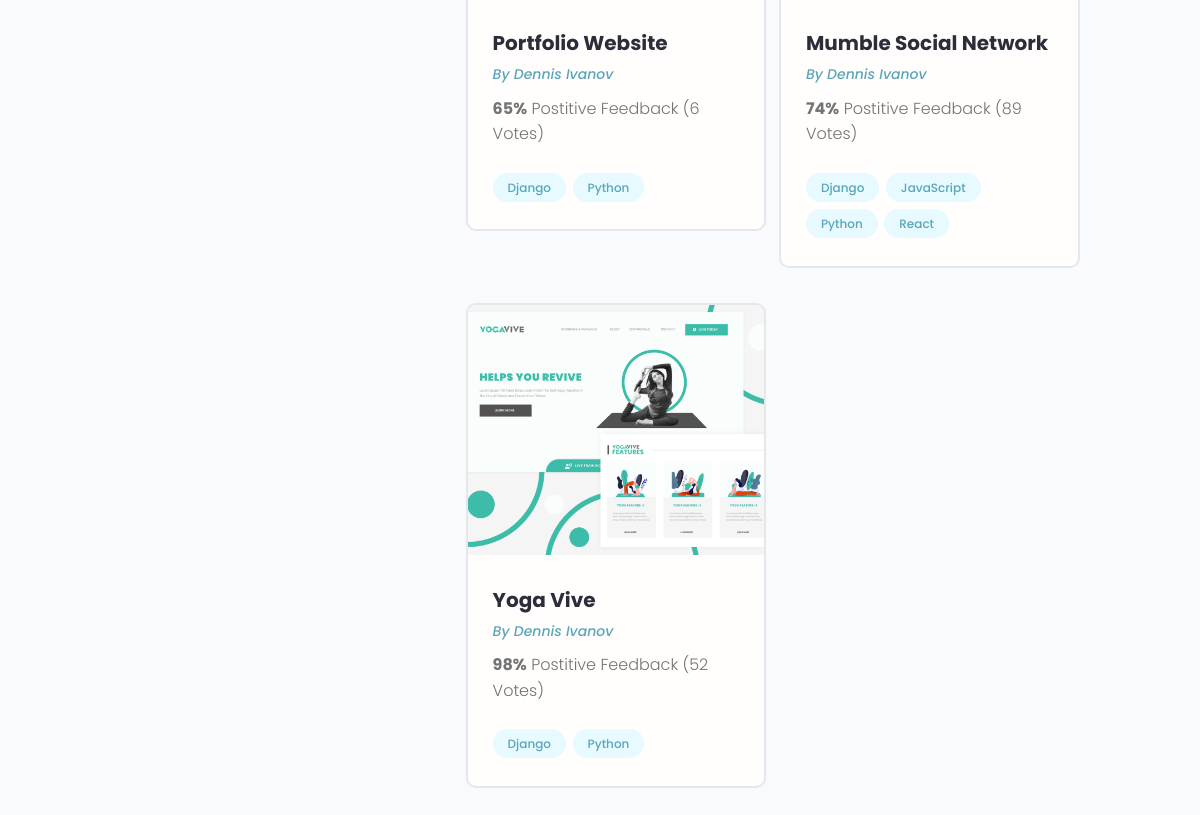
Page /profile/e050d2f6-7ab6-48ae-a754-93a82a2df4da (lower part) on the earlier database version.
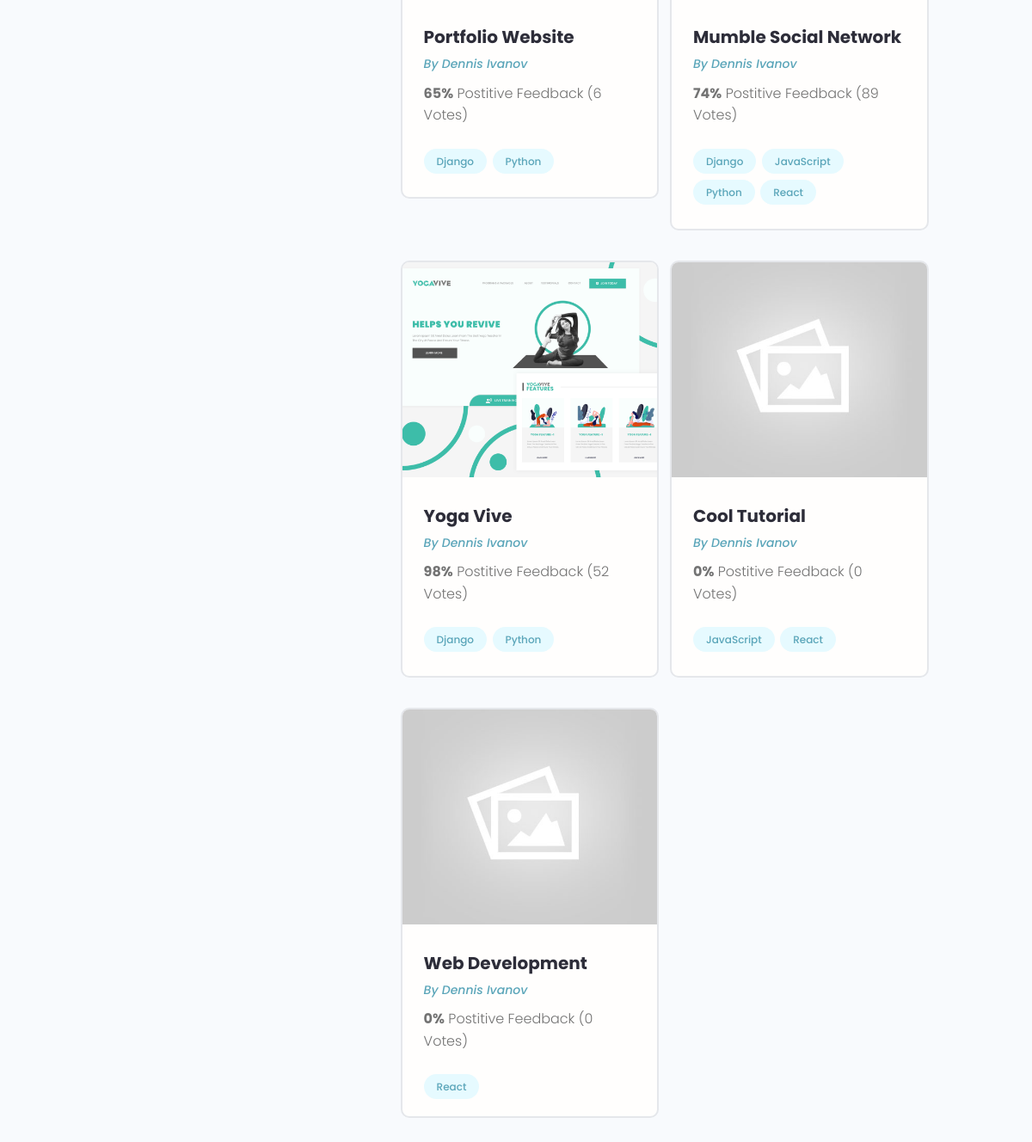
Same page on the later database version.
### projects/models.py (models this page shows, shortened)
class Project(models.Model):
    owner = models.ForeignKey(Profile, null=True, blank=True, on_delete=models.SET_NULL)
    title = models.CharField(max_length=200)
    description = models.TextField(null=True, blank=True)
    featured_image = models.ImageField(null=True, blank=True, default="default.jpg")
    demo_link = models.CharField(max_length=2000, null=True, blank=True)
    source_link = models.CharField(max_length=2000, null=True, blank=True)
    tags = models.ManyToManyField('Tag', blank=True)
    vote_total = models.IntegerField(default=0, null=True, blank=True)
    vote_ratio = models.IntegerField(default=0, null=True, blank=True)
    created = models.DateTimeField(auto_now_add=True)
    id = models.UUIDField(default=uuid.uuid4, unique=True, primary_key=True, editable=False)

class Tag(models.Model):
    name = models.CharField(max_length=200)
    created = models.DateTimeField(auto_now_add=True)
    id = models.UUIDField(default=uuid.uuid4, unique=True, primary_key=True, editable=False)
    def __str__(self):
        return self.name

### users/models.py (models this page shows, shortened)
class Profile(models.Model):
    user = models.OneToOneField(User, on_delete=models.CASCADE, null=True, blank=True)
    name = models.CharField(max_length=200, blank=True, null=True)
    email = models.EmailField(max_length=500, blank=True, null=True)
    username = models.CharField(max_length=200, blank=True, null=True)
    location = models.CharField(max_length=200, blank=True, null=True)
    short_intro = models.CharField(max_length=200, blank=True, null=True)
    bio = models.TextField(blank=True, null=True)
    profile_image = models.ImageField(null=True, blank=True, upload_to='profiles/', default="profiles/user-default.png")
    social_github = models.CharField(max_length=200, blank=True, null=True)
    social_twitter = models.CharField(max_length=200, blank=True, null=True)
    social_linkedin = models.CharField(max_length=200, blank=True, null=True)
    social_youtube = models.CharField(max_length=200, blank=True, null=True)
    social_website = models.CharField(max_length=200, blank=True, null=True)
    created = models.DateTimeField(auto_now_add=True)
    id = models.UUIDField(default=uuid.uuid4, unique=True, primary_key=True, editable=False)

### users/views.py (the view)
# urls.py: path('profile/<str:pk>', views.userProfile, name="user-profile"),
def userProfile(request, pk):
    profile = Profile.objects.get(id=pk)
    topSkills = profile.skill_set.exclude(description__exact="")
    otherSkills = profile.skill_set.filter(description="")
    context = {'profile' : profile, 'topSkills' : topSkills, 'otherSkills' : otherSkills}
    return render(request, 'users/user-profile.html', context)

### users/templates/users/user-profile.html (shortened to what this page needs)
{% extends 'main.html' %}
{% block content %}
<main class="profile my-md">
    <div class="container">
      <div class="layout">
        <div class="column column--1of3">
        </div>
        <div class="column column--2of3">
          <div class="devInfo">
            <div class="grid grid--two">
            {%for project in profile.project_set.all %}
              <div class="column">
                <div class="card project">
                  <a href="{% url 'project' project.id %}" class="project">
                    <img class="project__thumbnail" src="{{ project.featured_image.url }}" alt="project thumbnail" />
                    <div class="card__body">
                      <h3 class="project__title">{{ project.title }}</h3>
                      <p><a class="project__author" href="{% url 'user-profile' project.owner.id %}">By {{ project.owner.name }}</a></p>
                      <p class="project--rating">
                        <span style="font-weight: bold;">{{ project.vote_ratio }}%</span> Postitive
                        Feedback ({{project.vote_total}} Vote{{project.vote_total|pluralize:"s"}})
                      </p>
                      <div class="project__tags">
                        {% for tag in project.tags.all %}
                        <span class="tag tag--pill tag--main">
                          <small>{{ tag }}</small>
                        </span>
                        {% endfor %}
                      </div>
                    </div>
                  </a>
                </div>
              </div>
            {% endfor %}
            </div>
          </div>
        </div>
      </div>
    </div>
  </main>
{% endblock content %}

Differences in the rows shown:
now on this page (row edited): Project: featured_image (placeholder picture), title "Cool Tutorial", owner.name "Dennis Ivanov", vote_ratio "0", vote_total "0", Tag (name "JavaScript"), Tag (name "React")
now on this page (row edited): Project: featured_image (placeholder picture), title "Web Development", owner.name "Dennis Ivanov", vote_ratio "0", vote_total "0", Tag (name "React")
